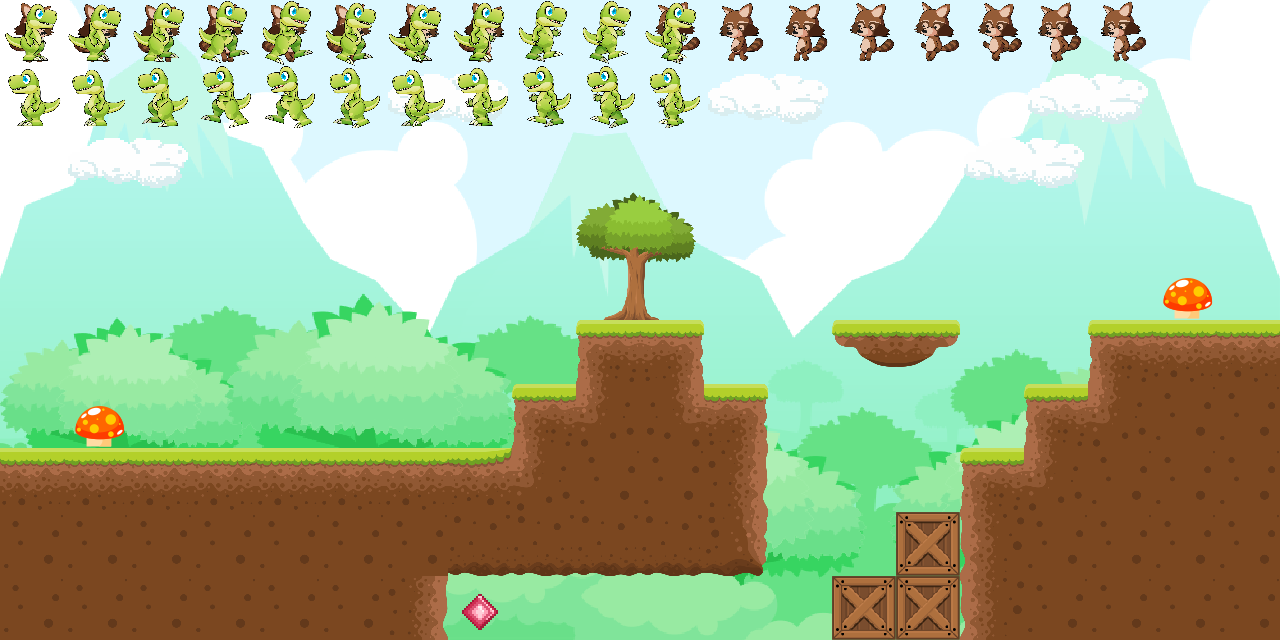

A level layout from a 2D game, rendered from its tile map. Below: a short description, then the map file with its tile-grid data intact:
An orthogonal 20x10 tile map with 64x64 px tiles, 5 tile layers (pozadina, platforme, ukras, racoon, ...), 5 tilesets and 6 objects (s1, s2, c4, c2, c1, ...).

<map version="1.4" tiledversion="1.4.2" orientation="orthogonal" renderorder="right-down" width="20" height="10" tilewidth="64" tileheight="64" infinite="0" nextlayerid="11" nextobjectid="12">
 <editorsettings>
  <export target="../../vjezbe7.js" format="js" />
 </editorsettings>
 <tileset firstgid="1" name="grass_dirt_water" tilewidth="64" tileheight="64" tilecount="48" columns="6" objectalignment="topleft">
  <image source="pics/grass_dirt_water.png" trans="ff00ff" width="384" height="512" />
 </tileset>
 <tileset firstgid="49" name="dino" tilewidth="64" tileheight="64" tilecount="22" columns="11" objectalignment="topleft">
  <image source="pics/dino.png" trans="ff00ff" width="704" height="128" />
 </tileset>
 <tileset firstgid="71" name="racoon" tilewidth="64" tileheight="64" tilecount="16" columns="8" objectalignment="topleft">
  <image source="pics/racoon.png" trans="ff00ff" width="512" height="128" />
 </tileset>
 <tileset firstgid="87" name="bg2" tilewidth="64" tileheight="64" tilecount="200" columns="20">
  <image source="pics/bg2.bmp" trans="ff00ff" width="1280" height="640" />
 </tileset>
 <tileset firstgid="287" name="spikeCoin" tilewidth="64" tileheight="64" tilecount="2" columns="2" objectalignment="topleft">
  <image source="pics/spikeCoin.png" trans="f7f7f7" width="128" height="64" />
 </tileset>
 <layer id="1" name="pozadina" width="20" height="10">
  <data encoding="csv">
87,88,89,90,91,92,93,94,95,96,97,98,99,100,101,102,103,104,105,106,
107,108,109,110,111,112,113,114,115,116,117,118,119,120,121,122,123,124,125,126,
127,128,129,130,131,132,133,134,135,136,137,138,139,140,141,142,143,144,145,146,
147,148,149,150,151,152,153,154,155,156,157,158,159,160,161,162,163,164,165,166,
167,168,169,170,171,172,173,174,175,176,177,178,179,180,181,182,183,184,185,186,
187,188,189,190,191,192,193,194,195,196,197,198,199,200,201,202,203,204,205,206,
207,208,209,210,211,212,213,214,215,216,217,218,219,220,221,222,223,224,225,226,
227,18,229,230,18,232,233,234,235,236,237,238,239,240,241,242,243,244,245,246,
247,18,249,250,18,252,253,254,255,256,257,258,259,260,261,262,263,264,265,266,
267,18,269,270,18,272,273,274,275,276,277,278,279,280,281,282,283,284,285,286
</data>
 </layer>
 <layer id="4" name="platforme" width="20" height="10">
  <data encoding="csv">
0,0,0,0,0,0,0,0,0,0,0,0,0,0,0,0,0,0,0,0,
0,0,0,0,0,0,0,0,0,0,0,0,0,0,0,0,0,0,0,0,
0,0,0,0,0,0,0,0,0,0,0,0,0,0,0,0,0,0,0,0,
0,0,0,0,0,0,0,0,0,0,0,0,0,0,0,0,0,0,0,0,
0,0,0,0,0,0,0,0,0,0,0,0,0,0,0,0,0,0,0,0,
0,0,0,0,0,0,0,0,0,1,3,0,0,13,15,0,0,1,2,2,
0,0,0,0,0,0,0,0,1,8,10,3,0,0,0,0,1,8,5,5,
2,2,2,2,2,2,2,7,8,5,5,6,0,0,0,1,8,5,5,5,
5,5,5,5,5,5,5,9,9,9,9,16,0,0,19,4,5,5,5,5,
5,5,5,5,5,5,6,0,0,0,0,0,0,19,19,4,5,5,5,5
</data>
 </layer>
 <objectgroup id="9" name="razno">
  <properties>
   <property name="class" value="items" />
  </properties>
  <object id="6" name="s1" gid="287" x="256" y="418.524" width="62.8095" height="29.4762" />
  <object id="7" name="s2" gid="287" x="832" y="545.333" width="62.8095" height="30.6667" />
  <object id="8" name="c4" gid="288" x="870.074" y="264.9" width="50" height="50" />
  <object id="9" name="c2" gid="288" x="391.116" y="328.173" width="50" height="50" />
  <object id="10" name="c1" gid="288" x="136.507" y="389.424" width="50" height="50" />
  <object id="11" name="c3" gid="288" x="711.75" y="581.557" width="50" height="50" />
 </objectgroup>
 <layer id="6" name="ukras" width="20" height="10">
  <data encoding="csv">
0,0,0,0,0,0,0,0,0,0,0,0,0,0,0,0,0,0,0,0,
0,0,0,0,0,0,37,38,0,0,0,37,38,0,0,0,37,38,0,0,
0,37,38,0,0,0,0,0,0,0,0,0,0,0,0,37,38,0,0,0,
0,0,0,0,0,0,0,0,0,26,27,0,0,0,0,0,0,0,0,0,
0,0,0,0,0,0,0,0,0,32,33,0,0,0,0,0,0,0,21,0,
0,0,0,0,0,0,0,0,0,0,0,0,0,0,0,0,0,0,0,0,
0,21,0,0,0,0,0,0,0,0,0,0,0,0,0,0,0,0,0,0,
0,0,0,0,0,0,0,0,0,0,0,0,0,0,0,0,0,0,0,0,
0,0,0,0,0,0,0,0,0,0,0,0,0,0,0,0,0,0,0,0,
0,0,0,0,0,0,0,29,0,0,0,0,0,0,0,0,0,0,0,0
</data>
 </layer>
 <layer id="7" name="racoon" width="20" height="10">
  <properties>
   <property name="class" value="racoon" />
  </properties>
  <data encoding="csv">
71,72,73,74,75,76,77,78,0,0,79,80,81,82,83,84,85,86,0,0,
0,0,0,0,0,0,0,0,0,0,0,0,0,0,0,0,0,0,0,0,
0,0,0,0,0,0,0,0,0,0,0,0,0,0,0,0,0,0,0,0,
0,0,0,0,0,0,0,0,0,0,0,0,0,0,0,0,0,0,0,0,
0,0,0,0,0,0,0,0,0,0,0,0,0,0,0,0,0,0,0,0,
0,0,0,0,0,0,0,0,0,0,0,0,0,0,0,0,0,0,0,0,
0,0,0,0,0,0,0,0,0,0,0,0,0,0,0,0,0,0,0,0,
0,0,0,0,0,0,0,0,0,0,0,0,0,0,0,0,0,0,0,0,
0,0,0,0,0,0,0,0,0,0,0,0,0,0,0,0,0,0,0,0,
0,0,0,0,0,0,0,0,0,0,0,0,0,0,0,0,0,0,0,0
</data>
 </layer>
 <layer id="8" name="dino" width="20" height="10">
  <properties>
   <property name="class" value="dinosaur" />
  </properties>
  <data encoding="csv">
49,50,51,52,53,54,55,56,57,58,59,0,0,0,0,0,0,0,0,0,
60,61,62,63,64,65,66,67,68,69,70,0,0,0,0,0,0,0,0,0,
0,0,0,0,0,0,0,0,0,0,0,0,0,0,0,0,0,0,0,0,
0,0,0,0,0,0,0,0,0,0,0,0,0,0,0,0,0,0,0,0,
0,0,0,0,0,0,0,0,0,0,0,0,0,0,0,0,0,0,0,0,
0,0,0,0,0,0,0,0,0,0,0,0,0,0,0,0,0,0,0,0,
0,0,0,0,0,0,0,0,0,0,0,0,0,0,0,0,0,0,0,0,
0,0,0,0,0,0,0,0,0,0,0,0,0,0,0,0,0,0,0,0,
0,0,0,0,0,0,0,0,0,0,0,0,0,0,0,0,0,0,0,0,
0,0,0,0,0,0,0,0,0,0,0,0,0,0,0,0,0,0,0,0
</data>
 </layer>
</map>
